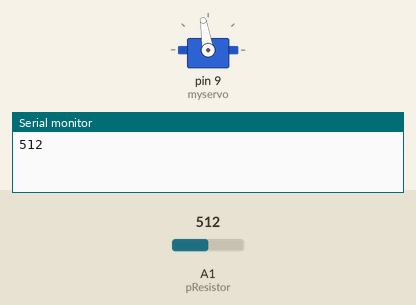
This sketch was run on a simulated Arduino Uno, built with avr-gcc and run on an emulated ATmega328P. On the bench: servo, the last lines printed to the serial monitor. Inputs (shaded band) come from the test bench; at power-on: A1 (pResistor) = 512.

Above: at 2.7 s.
2.8 s: A1 (pResistor) set to 216
At 3.6 s:
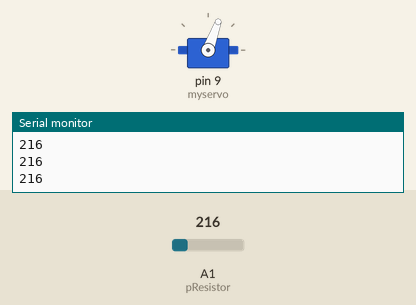
4.6 s: A1 (pResistor) set to 186
At 5.82 s:
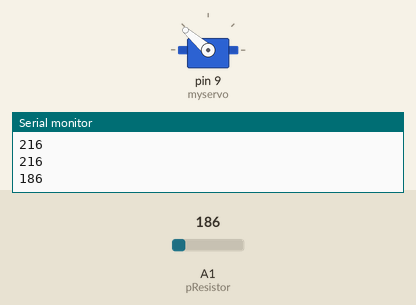
At 7.0 s:
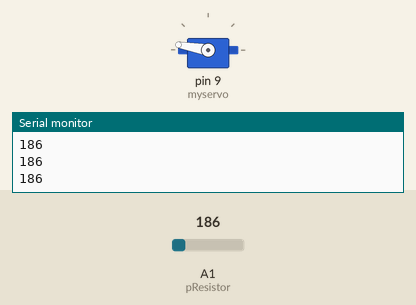
Timing chart, 0 to 8.5 s (numbered marks = the images above; inputs shaded):
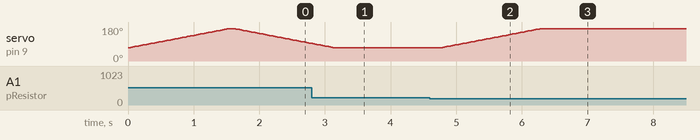

Measured:
- the behaviour switches between 201 and 200 on A1 (pResistor) (found by bisection; images 1 and 2)
- after the input at 4.6 s, servo on pin 9 (myservo): moves from 70° to 170° over 1.5 s, starting after 0.17 s

The sketch:

index.ino
```cpp
#include <Servo.h>

Servo myservo;
const int pResistor = A1;
int pos = 0;
int value;
boolean isOpen = true;

void setup() {
  Serial.begin(9600);
  myservo.attach(9);
  pinMode(pResistor, INPUT);
  close();
}

void open() {
  if (!isOpen) {
    isOpen = true;
    for (pos = 170; pos >= 70; pos -= 1) {
      myservo.write(pos);
      delay(15);
    }
  }
}

void close() {

  if (isOpen) {
    isOpen = false;
    for (pos = 70; pos <= 170; pos += 1) {
      myservo.write(pos);
      delay(15);
    }
  }
}

void loop() {
  value = analogRead(pResistor);
   Serial.println(value);
  delay(100);
  if (value > 200) {
    open();
  } else {
    close();
  }
}
```
